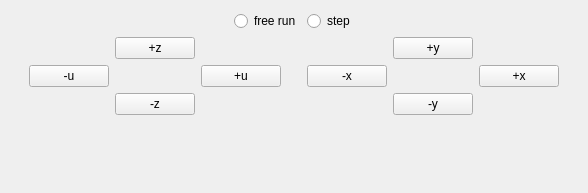
       <widget class="QWidget" name="joystickTab">
        <attribute name="title">
         <string>joystick</string>
        </attribute>
        <layout class="QGridLayout" name="gridLayout_4">
         <item row="0" column="0">
          <layout class="QHBoxLayout" name="horizontalLayout_4">
           <item>
            <spacer name="horizontalSpacer_9">
             <property name="orientation">
              <enum>Qt::Horizontal</enum>
             </property>
             <property name="sizeHint" stdset="0">
              <size>
               <width>40</width>
               <height>20</height>
              </size>
             </property>
            </spacer>
           </item>
           <item>
            <widget class="QRadioButton" name="freeRunRadioButton">
             <property name="text">
              <string>free run</string>
             </property>
            </widget>
           </item>
           <item>
            <widget class="QRadioButton" name="stepRadioButton">
             <property name="text">
              <string>step</string>
             </property>
            </widget>
           </item>
           <item>
            <spacer name="horizontalSpacer_10">
             <property name="orientation">
              <enum>Qt::Horizontal</enum>
             </property>
             <property name="sizeHint" stdset="0">
              <size>
               <width>40</width>
               <height>20</height>
              </size>
             </property>
            </spacer>
           </item>
          </layout>
         </item>
         <item row="1" column="0">
          <layout class="QHBoxLayout" name="horizontalLayout_5">
           <item>
            <spacer name="horizontalSpacer_8">
             <property name="orientation">
              <enum>Qt::Horizontal</enum>
             </property>
             <property name="sizeHint" stdset="0">
              <size>
               <width>18</width>
               <height>20</height>
              </size>
             </property>
            </spacer>
           </item>
           <item>
            <layout class="QGridLayout" name="gridLayout_2">
             <item row="2" column="1">
              <widget class="QPushButton" name="negativeZButton">
               <property name="text">
                <string>-z</string>
               </property>
              </widget>
             </item>
             <item row="1" column="2">
              <widget class="QPushButton" name="positiveUButton">
               <property name="text">
                <string>+u</string>
               </property>
              </widget>
             </item>
             <item row="1" column="0">
              <widget class="QPushButton" name="negativeUButton">
               <property name="text">
                <string>-u</string>
               </property>
              </widget>
             </item>
             <item row="0" column="1">
              <widget class="QPushButton" name="positiveZButton">
               <property name="text">
                <string>+z</string>
               </property>
              </widget>
             </item>
            </layout>
           </item>
           <item>
            <spacer name="horizontalSpacer_3">
             <property name="orientation">
              <enum>Qt::Horizontal</enum>
             </property>
             <property name="sizeType">
              <enum>QSizePolicy::Fixed</enum>
             </property>
             <property name="sizeHint" stdset="0">
              <size>
               <width>20</width>
               <height>20</height>
              </size>
             </property>
            </spacer>
           </item>
           <item>
            <layout class="QGridLayout" name="gridLayout">
             <item row="1" column="2">
              <widget class="QPushButton" name="positiveXButton">
               <property name="text">
                <string>+x</string>
               </property>
              </widget>
             </item>
             <item row="0" column="1">
              <widget class="QPushButton" name="positiveYButton">
               <property name="text">
                <string>+y</string>
               </property>
              </widget>
             </item>
             <item row="2" column="1">
              <widget class="QPushButton" name="negativeYButton">
               <property name="text">
                <string>-y</string>
               </property>
              </widget>
             </item>
             <item row="1" column="0">
              <widget class="QPushButton" name="negativeXButton">
               <property name="text">
                <string>-x</string>
               </property>
              </widget>
             </item>
            </layout>
           </item>
           <item>
            <spacer name="horizontalSpacer_7">
             <property name="orientation">
              <enum>Qt::Horizontal</enum>
             </property>
             <property name="sizeHint" stdset="0">
              <size>
               <width>18</width>
               <height>20</height>
              </size>
             </property>
            </spacer>
           </item>
          </layout>
         </item>
         <item row="2" column="0">
          <spacer name="verticalSpacer_2">
           <property name="orientation">
            <enum>Qt::Vertical</enum>
           </property>
           <property name="sizeHint" stdset="0">
            <size>
             <width>20</width>
             <height>67</height>
            </size>
           </property>
          </spacer>
         </item>
        </layout>
       </widget>
